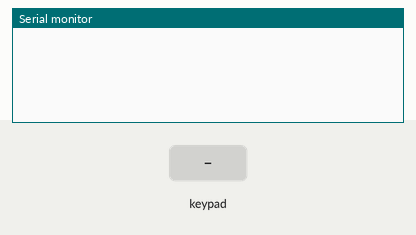
This sketch was run on a simulated Arduino Uno, built with avr-gcc and run on an emulated ATmega328P. Parts: the last lines printed to the serial monitor. Wiring (inferred from the names in the program): 4×4 keypad with keys 1 2 3 A 4 5 6 B 7 8 9 C * 0 # D: rows pin 6, pin 7, pin 8, pin 9; columns pin 2, pin 3, pin 4, pin 5. The test bench sets the inputs (shaded band).

Above: at 1.2 s.
1.3 s: key '1' pressed
At 1.8 s:
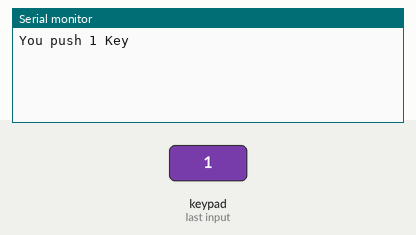
2.9 s: keypad keys 2 3 4 5 # pressed 0.4 s apart
At 5.4 s:
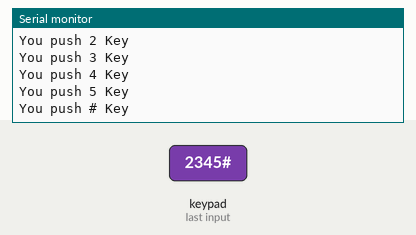
6.4 s: key 'A' pressed
At 6.9 s:
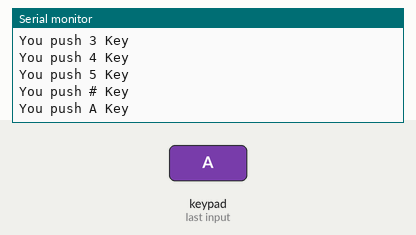
8.0 s: keypad keys 2 3 4 5 * pressed 0.4 s apart
At 10.5 s:
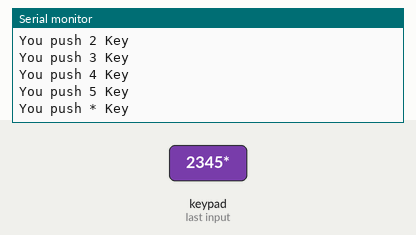
11.5 s: key 'B' pressed
At 12.8 s:
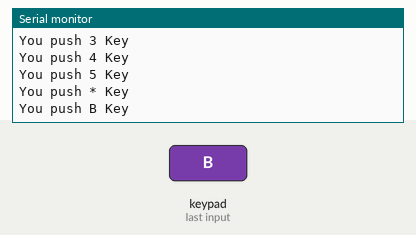
13.1 s: keypad keys 2 3 4 5 D pressed 0.4 s apart
At 15.6 s:
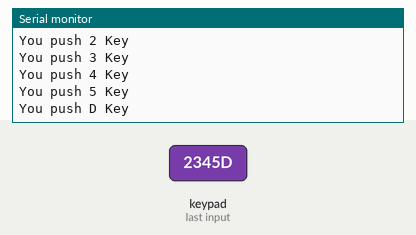
Timing chart, 0 to 17.1 s (numbered marks = the images above; inputs shaded):
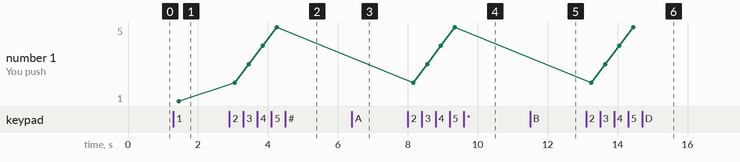

The sketch:

Arduino.ino
```cpp
const int numRows = 4;
const int numCols = 4;

char keys[numRows][numCols] = {
    {'1', '2', '3', 'A'},
    {'4', '5', '6', 'B'},
    {'7', '8', '9', 'C'},
    {'*', '0', '#', 'D'}};

int rowPins[] = {2, 3, 4, 5};
int colPins[] = {6, 7, 8, 9};

void setup()
{
  for (int i = 0; i < numRows; i++)
  {
    pinMode(rowPins[i], INPUT_PULLUP);
  }
  for (int i = 0; i < numCols; i++)
  {
    pinMode(colPins[i], OUTPUT);
    digitalWrite(colPins[i], HIGH);
  }
  Serial.begin(115200);
}

void loop()
{
  char key = keypadRead();
  if (key != 0)
  {
    Serial.print("You push ");
    Serial.print(key);
    Serial.println(" Key");
  }
}
char keypadRead()
{
  char key = 0;

  for (int i = 0; i < numCols; i++)
  {
    digitalWrite(colPins[i], LOW);
    for (int j = 0; j < numRows; j++)
    {
      if (digitalRead(rowPins[j]) == LOW)
      {
        delay(10);
        while (digitalRead(rowPins[j]) == LOW)
          ;
        key = keys[i][j];
      }
    }
    digitalWrite(colPins[i], HIGH);
  }
  return key;
}
```

Measured:
- after the input at 1.3 s, the serial monitor: prints a new line after 0.15 s (image 1)
- after the input at 2.9 s, the serial monitor: prints a new line after 0.15 s (image 2)
- after the input at 6.4 s, the serial monitor: prints a new line after 0.15 s (image 3)
- after the input at 8.0 s, the serial monitor: prints a new line after 0.15 s (image 4)
- after the input at 11.5 s, the serial monitor: prints a new line after 0.15 s (image 5)
- after the input at 13.1 s, the serial monitor: prints a new line after 0.15 s (image 6)
- plotted number 1: 1 → 5 after the input at 2.9 s
